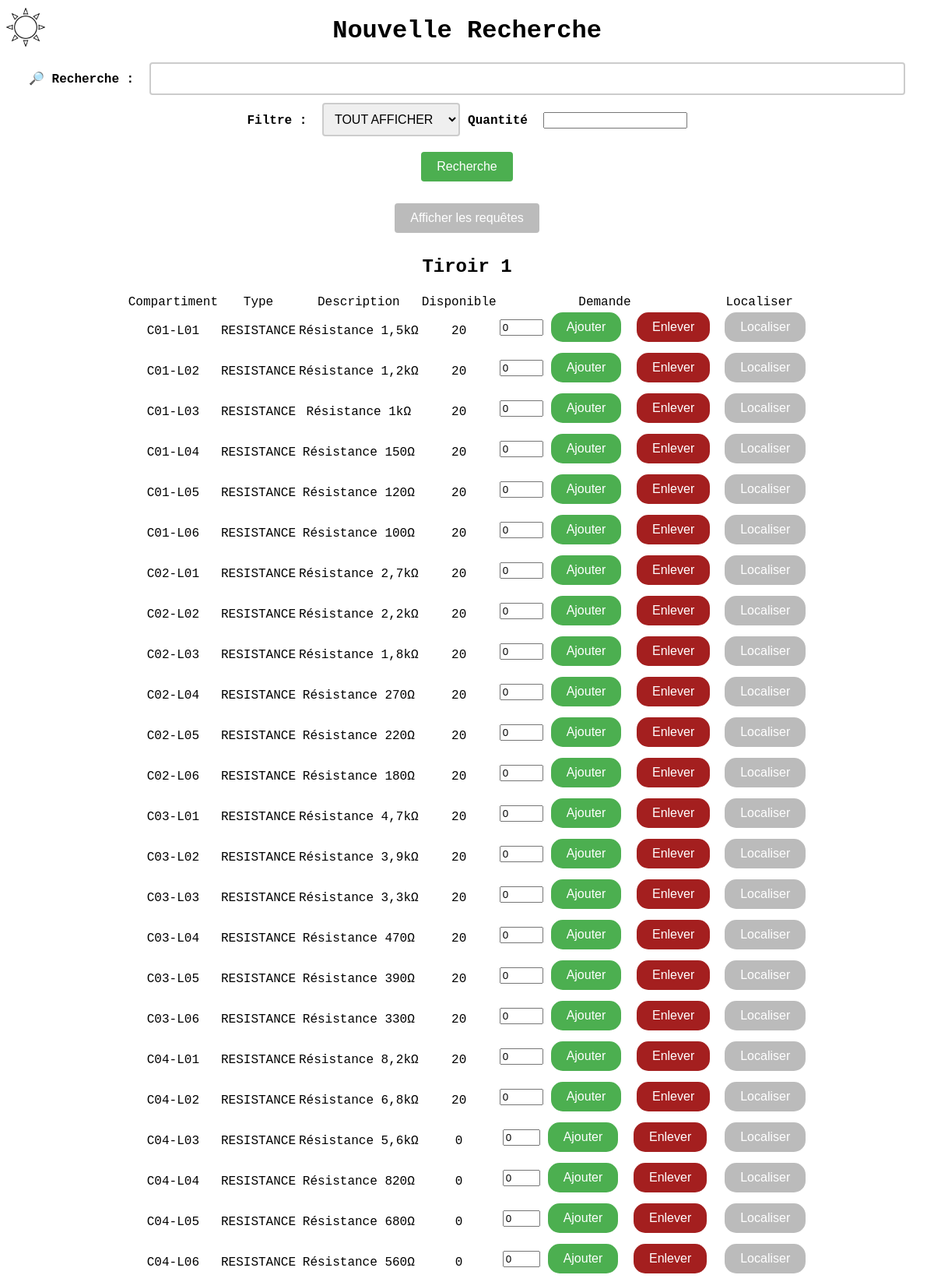
Page /results.php?filter=RESISTANCE (upper part) on the committed database.
### tables this page shows
CREATE TABLE `tiroir01` (
  `ID` varchar(100) NOT NULL,
  `TYPE` varchar(100) NOT NULL,
  `NAME` varchar(100) NOT NULL,
  `TAGS` varchar(1000) NOT NULL,
  `QUANTITY` int NOT NULL DEFAULT '0'
);

### results.php (the view, shortened to what this page needs)
<?php
    $conn = mysqli_connect("localhost", "tiroclass", "");
    $conn->query("USE tiroclass2023");
    $filter = $_GET['filter'];
    $search = $_GET['search'];
    $quantity = $_GET['quantity'];
    $hassuffix = 0;
    $suffix = "";
    $array = prepareRequest($filter, "type='".$filter."'", $suffix, $hassuffix);
    $suffix = $array[0];
    $hassuffix = $array[1];
    $array = prepareRequest($search, "tags LIKE '%".$search."%'", $suffix, $hassuffix);
    $suffix = $array[0];
    $hassuffix = $array[1];
    $array = prepareRequest($quantity, "quantity>='".$quantity."'", $suffix, $hassuffix);
    $suffix = $array[0];
    $total = 0;
    function prepareRequest($value, $request, $suffix, $hassuffix) {
        if ($value != "") {
            if ($hassuffix == 0) {
                $suffix = $suffix."WHERE ";
            } else {
                $suffix = $suffix." AND ";
            }
            $suffix = $suffix.$request;
            $hassuffix = 1;
        }
        return array($suffix, $hassuffix);
    }
?>
<!DOCTYPE html>
<html>
    <head>
        <link rel="stylesheet" href="style/style.css">
    </head>
    <body>
        <h1>Nouvelle Recherche</h1>
        <?php
        include("loading.php");
        include("search.php");
        $tabres[] = [0, 0, 0, 0, 0, 0, 0, 0, 0];
        echo("<div id=\"request_box\" style=\"display: none;\" class=\"request_box-sun\">");
        echo("</div><br><button id=\"request_button\" onclick=\"toggleSee()\" style=\"background-color: #bbbbbb\">Afficher les requêtes</button>");
        for ($i = 1; $i < 10; $i++) {
            $result = $conn->query("SELECT id,type,name,quantity FROM tiroir0$i $suffix");
            $total += $result->num_rows;
            $tabres[$i-1] = $result->num_rows;
            if($tabres[$i-1] == 0) {
                continue;
            }
            else {
                $search_quantity = 0;
                echo "<h2>Tiroir ".$i."</h2>\n";
                echo "<table class=\"result_table\"><tr><td>Compartiment</td>\n<td>Type</td>\n<td>Description</td>\n<td>Disponible</td>\n<td>Demande</td>\n<td>Localiser</td>\n";
                while($row = $result->fetch_assoc()) {
                    $uuid = $row['id'].";tiroir0$i";
                    echo "<tr><td>".$row['id']."</td>\n<td>".$row['type']."</td>\n<td>".$row['name']."</td>\n<td id=\"$uuid-number\">".$row['quantity']."</td>\n<td id=\"edit\"><input id=\"$uuid-quantity\" type=\"number\" min=\"0\" max=\"".$row['quantity']."\" size=\"2\" value=\"$search_quantity\"><button class=\"$uuid\" onclick=\"execute(this.className, true)\">Ajouter</button>\n<button class=\"$uuid\" style=\"background-color: #a41f1f\" onclick=\"execute(this.className, false)\">Enlever</button>\n</td>\n<td><button class=\"$uuid\" style=\"background-color: #bbbbbb;margin-left:15px;\" onclick=\"serialWrite(this.className)\">Localiser</button>\n</td>\n</tr>\n";
                }
                echo "</table>\n";
            }
        }
        echo "<br><h3>Nombre de résultats: $total</h3>\n<br>";
        ?>
    </body>
</html>

### loading.php (shortened to what this page needs)
<!DOCTYPE html>
<html>
</html>

### search.php (shortened to what this page needs)
<!DOCTYPE html>
<html>
    <head>
        <link rel="stylesheet" href="style/style.css">
    </head>
    <body id="body">
        <img src="img/sun.png" alt="" id="theme" onclick="toggleTheme(true)">
        <form action="results.php" method="GET">
            <label for="search">🔎 Recherche :</label>
            <?php
                echo "<input type=\"text\" name=\"search\" id=\"search\" size=\"42\" value=\"".$_GET['search']."\">";
            ?>
            <br>
            <label for="filter">Filtre : </label>
            <?php
                echo "<select name=\"filter\" id=\"filter\" selected=\"".$_GET['filter'].".\">";
            ?>
                <option value="">TOUT AFFICHER</option>
            </select>
            <label for="quantity">Quantit&eacute;</label>
            <input type="number" name="quantity" id="quantity" min="0">
            <br>
            <input id="send" type="submit" value="Recherche">
        </form>
    </body>
</html>

### style/style.css (style rules this page uses)
input[type="text"] { border: 2px solid #ccc; border-radius: 4px; font-size: 16px; padding: 10px; width: 80%; margin-bottom: 10px; }
select { border: 2px solid #ccc; border-radius: 4px; font-size: 16px; padding: 10px; width: 15%; margin-bottom: 10px; }
input[type="submit"] { background-color: #4CAF50; border: none; color: white; padding: 10px 20px; text-align: center; text-decoration: none; display: inline-block; font-size: 16px; margin-bottom: 10px; border-radius: 4px; cursor: pointer; }
button { background-color: #4CAF50; border: none; color: white; padding: 10px 20px; text-align: center; text-decoration: none; display: inline-block; font-size: 16px; margin-bottom: 10px; border-radius: 4px; cursor: pointer; }
label { font-size: 16px; font-weight: bold; margin-right: 10px; }
body { text-align: center; font-family: 'Courier New', Courier, monospace; }
#send { margin-top: 10px; }
.result_table { display: flex; justify-content: space-around; text-align: center; }
td button { border-radius: 15px; margin-left: 10px; }
#theme { float: left; margin-top: -70px; width: 50px; height: 50px; cursor: pointer; }

### rows in the picture
tiroir01: ID "C01-L01", TYPE "RESISTANCE", NAME "Résistance 1,5kΩ", QUANTITY "20", value "0"
tiroir01: ID "C01-L02", TYPE "RESISTANCE", NAME "Résistance 1,2kΩ", QUANTITY "20", value "0"
tiroir01: ID "C01-L03", TYPE "RESISTANCE", NAME "Résistance 1kΩ", QUANTITY "20", value "0"
tiroir01: ID "C01-L04", TYPE "RESISTANCE", NAME "Résistance 150Ω", QUANTITY "20", value "0"
tiroir01: ID "C01-L05", TYPE "RESISTANCE", NAME "Résistance 120Ω", QUANTITY "20", value "0"
tiroir01: ID "C01-L06", TYPE "RESISTANCE", NAME "Résistance 100Ω", QUANTITY "20", value "0"
tiroir01: ID "C02-L01", TYPE "RESISTANCE", NAME "Résistance 2,7kΩ", QUANTITY "20", value "0"
tiroir01: ID "C02-L02", TYPE "RESISTANCE", NAME "Résistance 2,2kΩ", QUANTITY "20", value "0"
tiroir01: ID "C02-L03", TYPE "RESISTANCE", NAME "Résistance 1,8kΩ", QUANTITY "20", value "0"
tiroir01: ID "C02-L04", TYPE "RESISTANCE", NAME "Résistance 270Ω", QUANTITY "20", value "0"
tiroir01: ID "C02-L05", TYPE "RESISTANCE", NAME "Résistance 220Ω", QUANTITY "20", value "0"
tiroir01: ID "C02-L06", TYPE "RESISTANCE", NAME "Résistance 180Ω", QUANTITY "20", value "0"
tiroir01: ID "C03-L01", TYPE "RESISTANCE", NAME "Résistance 4,7kΩ", QUANTITY "20", value "0"
tiroir01: ID "C03-L02", TYPE "RESISTANCE", NAME "Résistance 3,9kΩ", QUANTITY "20", value "0"
tiroir01: ID "C03-L03", TYPE "RESISTANCE", NAME "Résistance 3,3kΩ", QUANTITY "20", value "0"
tiroir01: ID "C03-L04", TYPE "RESISTANCE", NAME "Résistance 470Ω", QUANTITY "20", value "0"
tiroir01: ID "C03-L05", TYPE "RESISTANCE", NAME "Résistance 390Ω", QUANTITY "20", value "0"
tiroir01: ID "C03-L06", TYPE "RESISTANCE", NAME "Résistance 330Ω", QUANTITY "20", value "0"
tiroir01: ID "C04-L01", TYPE "RESISTANCE", NAME "Résistance 8,2kΩ", QUANTITY "20", value "0"
tiroir01: ID "C04-L02", TYPE "RESISTANCE", NAME "Résistance 6,8kΩ", QUANTITY "20", value "0"
tiroir01: ID "C04-L03", TYPE "RESISTANCE", NAME "Résistance 5,6kΩ", QUANTITY "0"
tiroir01: ID "C04-L04", TYPE "RESISTANCE", NAME "Résistance 820Ω", QUANTITY "0"
tiroir01: ID "C04-L05", TYPE "RESISTANCE", NAME "Résistance 680Ω", QUANTITY "0"
tiroir01: ID "C04-L06", TYPE "RESISTANCE", NAME "Résistance 560Ω", QUANTITY "0"
